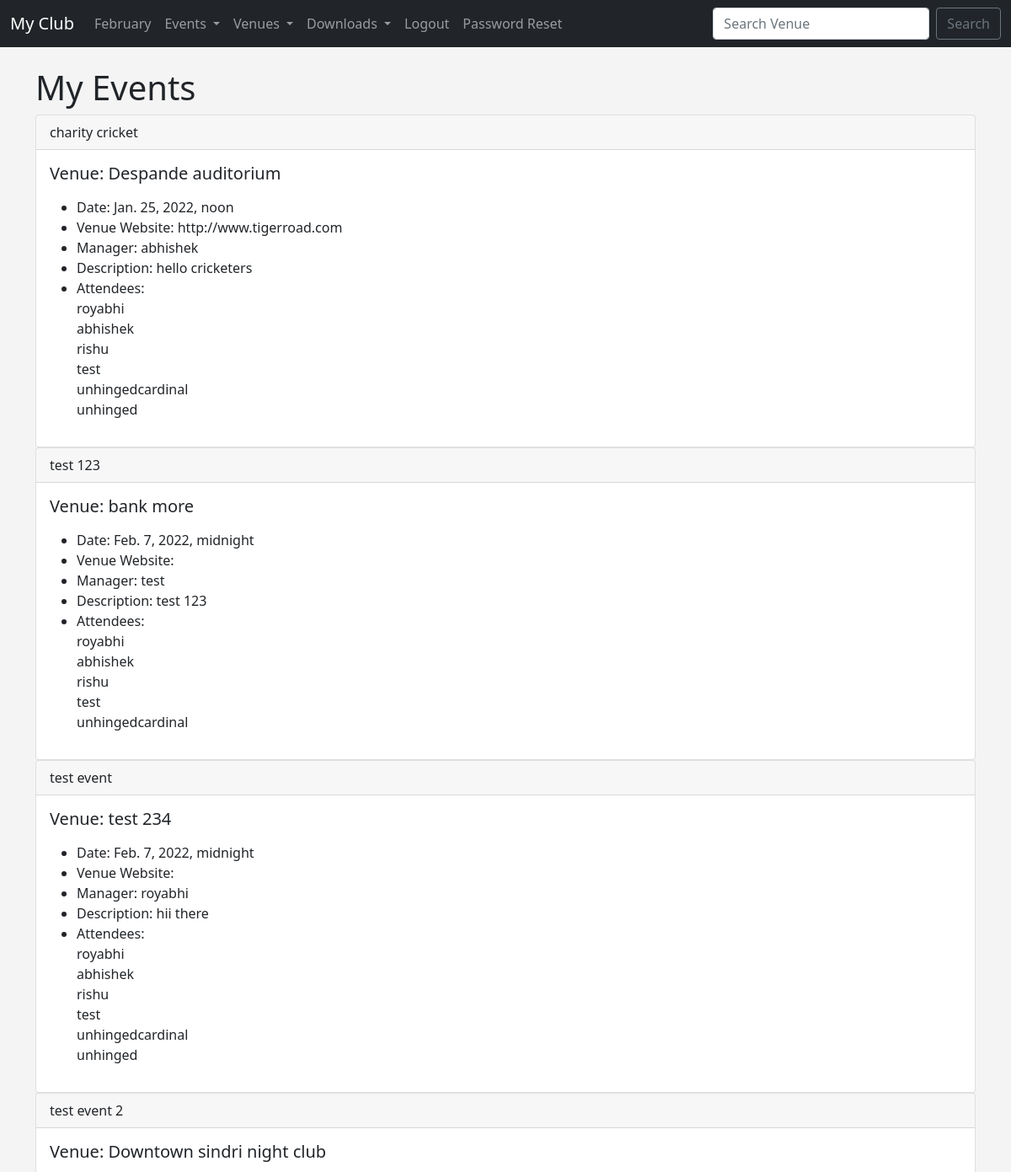
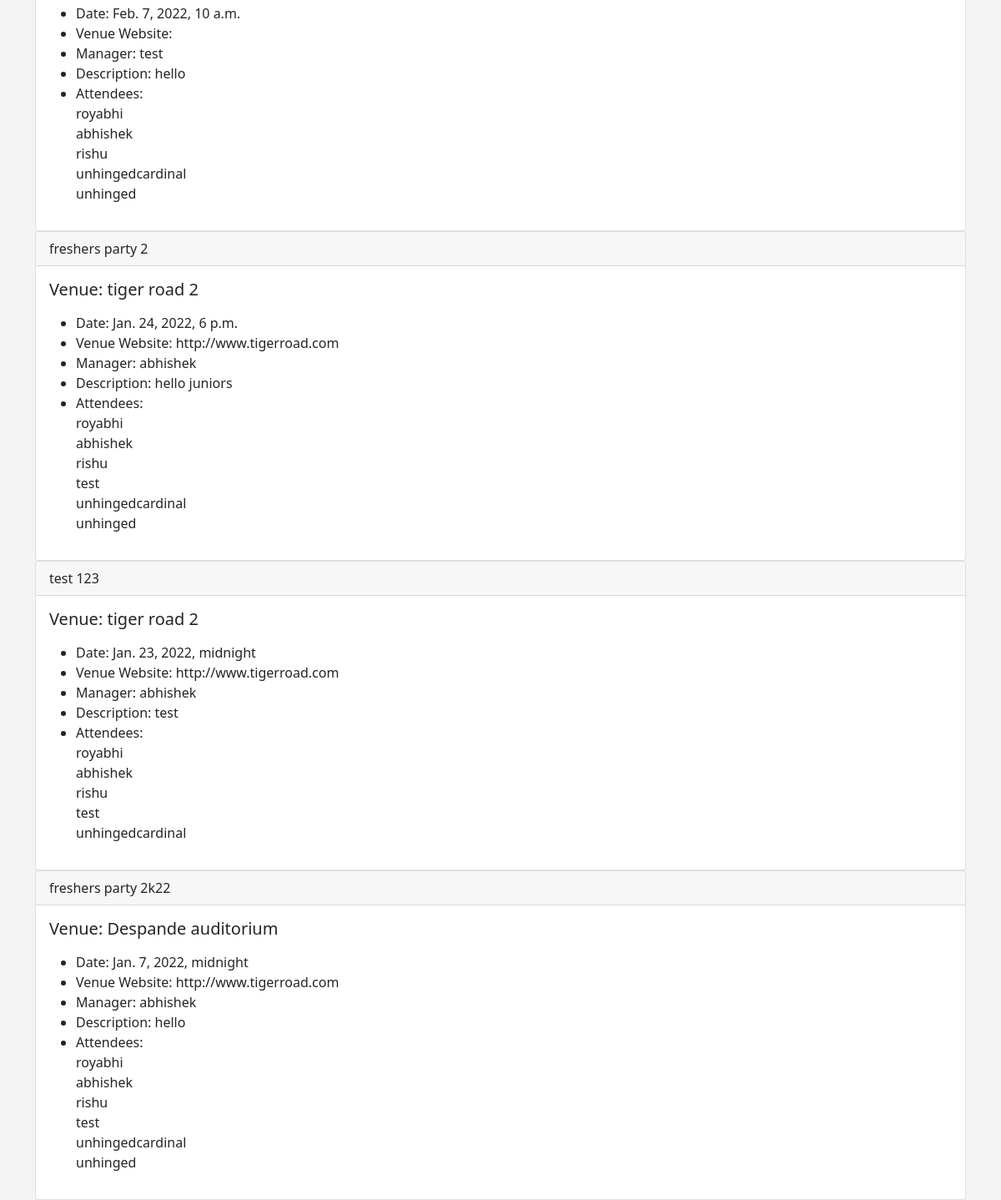
/my_events/ (signed in), run on the app's committed database (2 pictures, top to bottom).
### events/models.py (models this page shows, shortened)
class Event(models.Model):
    name = models.CharField('Event Name', max_length=120)
    event_date = models.DateTimeField('Event Date')
    venue = models.ForeignKey(Venue, blank=True,null=True, on_delete=models.CASCADE)
    manager = models.ForeignKey(User,blank=True,null=True,on_delete=models.SET_NULL)
    description = models.TextField(blank=True, )
    attendees = models.ManyToManyField(User,blank=True, related_name='attendees')
    def __str__(self):
        return self.name

class Venue(models.Model):
    name = models.CharField('Venue Name', max_length=120)
    address = models.CharField(max_length=300)
    zip_code = models.CharField('Zip Code', max_length=6)
    phone = models.CharField('Contact Number', max_length=25, blank=True)
    web = models.URLField('Website Address', blank=True)
    email = models.EmailField('Email', blank=True)
    owner = models.IntegerField('Venue Owner', blank=False, default=1)
    venue_image = models.ImageField(null=True, blank=True, upload_to="images/")
    def __str__(self):
        return self.name

### events/views.py (the view)
# urls.py: path('my_events/', my_events, name='my-events'),
def my_events(request):
    if request.user.is_authenticated:
        me = request.user.id
        events = Event.objects.filter(attendees=me)
        return render(request,'events/my_events.html',
        {"events":events})
    else:
        messages.success(request,("You aren't authorized to delete this event"))
        return redirect('list-events')

### events/templates/events/my_events.html
{% extends 'events/base.html' %}
{% block content %}
    <h1>My Events</h1>
    {% for event in events %}
    <div class="card">
        <div class="card-header">
          {{ event }}
        </div>
        <div class="card-body">
          <h5 class="card-title">Venue: {{ event.venue }}</h5>
          <p class="card-text">
              <ul>
                  <li>Date: {{ event.event_date }}</li>
                  <li>Venue Website: {{ event.venue.web }}</li>
                  <li>Manager: {{ event.manager }}</li>
                  <li>Description: {{ event.description }}</li>
                  <li>Attendees: <br />
                    {% for user in event.attendees.all %}
                        {{ user }}<br />
                    {% endfor %}
                  </li>
              </ul>
          </p>
        </div>
    </div>
    {% endfor %}
{% endblock %}

### events/templates/events/base.html (style rules this page uses)
body { background: #f4f4f4; }

### data on the page
Event: name "charity cricket", venue "Despande auditorium", event_date "Jan. 25, 2022, noon", venue.web "http://www.tigerroad.com", manager "abhishek", description "hello cricketers"
Event: name "test 123", venue "bank more", event_date "Feb. 7, 2022, midnight", manager "test", description "test 123"
Event: name "test event", venue "test 234", event_date "Feb. 7, 2022, midnight", manager "royabhi", description "hii there"
Event: name "test event 2", venue "Downtown sindri night club", event_date "Feb. 7, 2022, 10 a.m.", manager "test", description "hello"
Event: name "freshers party 2", venue "tiger road 2", event_date "Jan. 24, 2022, 6 p.m.", venue.web "http://www.tigerroad.com", manager "abhishek", description "hello juniors"
Event: name "test 123", venue "tiger road 2", event_date "Jan. 23, 2022, midnight", venue.web "http://www.tigerroad.com", manager "abhishek", description "test"
Event: name "freshers party 2k22", venue "Despande auditorium", event_date "Jan. 7, 2022, midnight", venue.web "http://www.tigerroad.com", manager "abhishek", description "hello"

### other printed values
{{ user }} "royabhi"
{{ user }} "abhishek"
{{ user }} "rishu"
{{ user }} "test"
{{ user }} "unhingedcardinal"
{{ user }} "unhinged"
